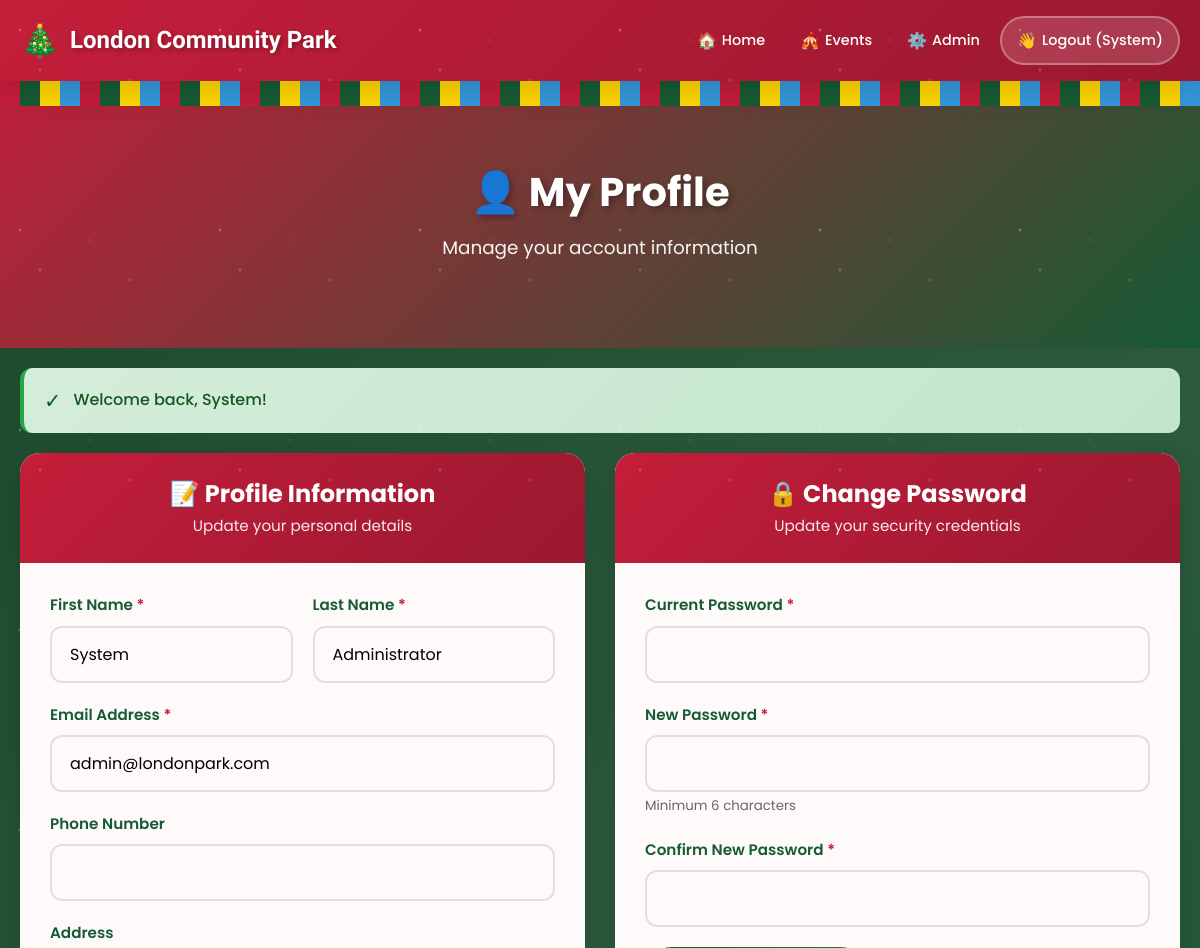
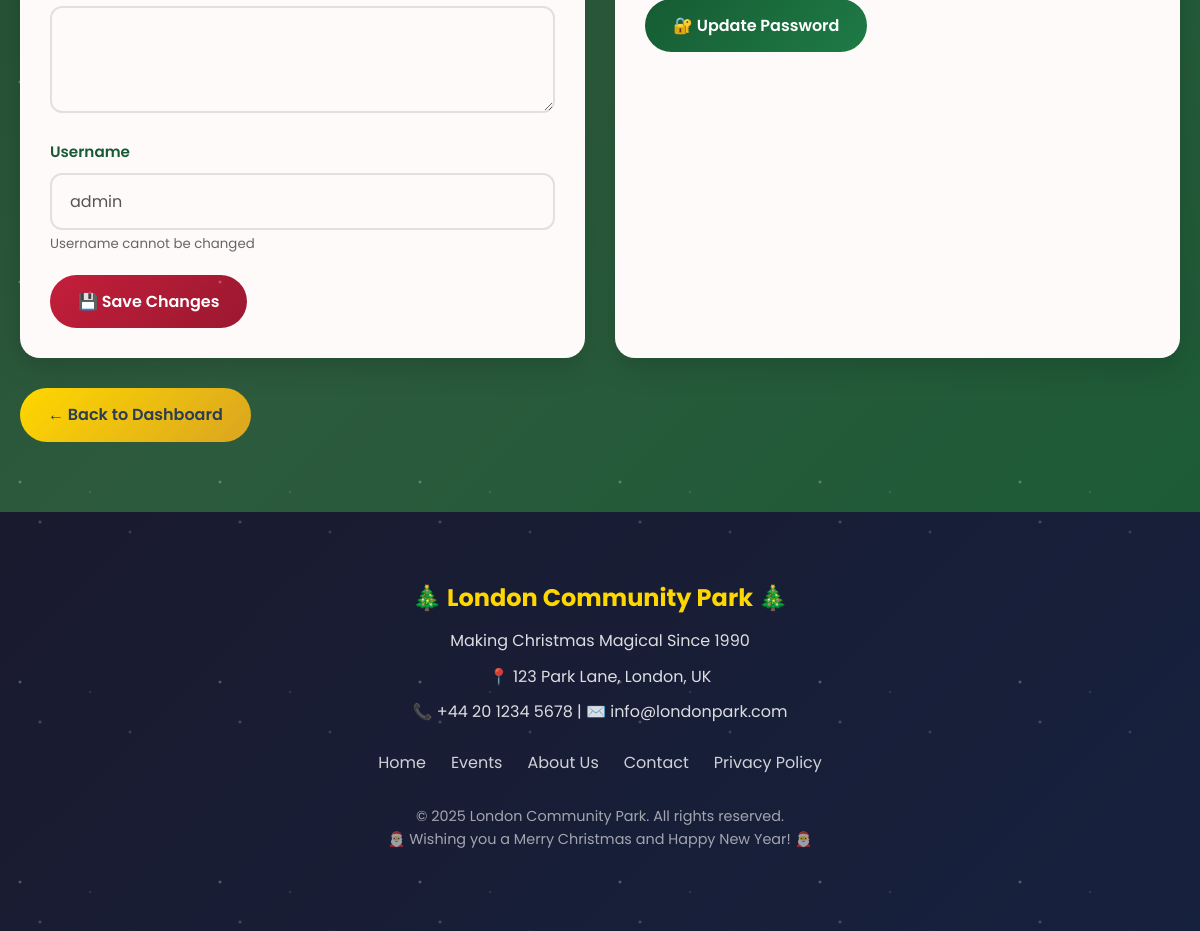
Screenshot of /user/profile.php (signed in) with the database file from the repository (2 pictures, top to bottom).
### tables this page shows
CREATE TABLE users (
    user_id INT AUTO_INCREMENT PRIMARY KEY,
    username VARCHAR(50) NOT NULL UNIQUE,
    email VARCHAR(100) NOT NULL UNIQUE,
    password VARCHAR(255) NOT NULL,
    first_name VARCHAR(50) NOT NULL,
    last_name VARCHAR(50) NOT NULL,
    phone VARCHAR(20),
    address TEXT,
    photo VARCHAR(255),
    role ENUM('customer', 'admin') DEFAULT 'customer',
    created_at TIMESTAMP DEFAULT CURRENT_TIMESTAMP,
    updated_at TIMESTAMP DEFAULT CURRENT_TIMESTAMP ON UPDATE CURRENT_TIMESTAMP,
    is_active TINYINT(1) DEFAULT 1
);

### user/profile.php (the view, shortened to what this page needs)
<?php
require_once '../includes/header.php';
$user = getUserById($pdo, $_SESSION['user_id']);
?>
<section class="hero" style="padding: 40px 20px;">
    <div class="container">
        <h1>👤 My Profile</h1>
        <p>Manage your account information</p>
    </div>
</section>
<div class="container">
    <?php echo displayMessage(); ?>
    <div style="display: grid; grid-template-columns: repeat(auto-fit, minmax(400px, 1fr)); gap: 30px;">
        <div class="card">
            <div class="card-header">
                <h2>📝 Profile Information</h2>
                <p>Update your personal details</p>
            </div>
            <div class="card-body">
                <form method="POST" action="">
                    <div class="form-row">
                        <div class="form-group">
                            <label for="first_name" class="required">First Name</label>
                            <input type="text"
                                   id="first_name"
                                   name="first_name"
                                   class="form-control"
                                   value="<?php echo sanitize($user['first_name']); ?>"
                                   required>
                        </div>
                        <div class="form-group">
                            <label for="last_name" class="required">Last Name</label>
                            <input type="text"
                                   id="last_name"
                                   name="last_name"
                                   class="form-control"
                                   value="<?php echo sanitize($user['last_name']); ?>"
                                   required>
                        </div>
                    </div>
                    <div class="form-group">
                        <label for="email" class="required">Email Address</label>
                        <input type="email"
                               id="email"
                               name="email"
                               class="form-control"
                               value="<?php echo sanitize($user['email']); ?>"
                               required>
                    </div>
                    <div class="form-group">
                        <label for="phone">Phone Number</label>
                        <input type="tel"
                               id="phone"
                               name="phone"
                               class="form-control"
                               value="<?php echo sanitize($user['phone']); ?>">
                    </div>
                    <div class="form-group">
                        <label for="address">Address</label>
                        <textarea id="address"
                                  name="address"
                                  class="form-control"
                                  rows="3"><?php echo sanitize($user['address']); ?></textarea>
                    </div>
                    <div class="form-group">
                        <label>Username</label>
                        <input type="text"
                               class="form-control"
                               value="<?php echo sanitize($user['username']); ?>"
                               disabled>
                        <small style="color: #666;">Username cannot be changed</small>
                    </div>
                    <button type="submit" class="btn btn-primary">
                        💾 Save Changes
                    </button>
                </form>
            </div>
        </div>
        <div class="card">
            <div class="card-header">
                <h2>🔒 Change Password</h2>
                <p>Update your security credentials</p>
            </div>
            <div class="card-body">
                <form method="POST" action="">
                    <div class="form-group">
                        <label for="current_password" class="required">Current Password</label>
                        <input type="password"
                               id="current_password"
                               name="current_password"
                               class="form-control"
                               required>
                    </div>
                    <div class="form-group">
                        <label for="new_password" class="required">New Password</label>
                        <input type="password"
                               id="new_password"
                               name="new_password"
                               class="form-control"
                               required>
                        <small style="color: #666;">Minimum 6 characters</small>
                    </div>
                    <div class="form-group">
                        <label for="confirm_password" class="required">Confirm New Password</label>
                        <input type="password"
                               id="confirm_password"
                               name="confirm_password"
                               class="form-control"
                               required>
                    </div>
                    <button type="submit" class="btn btn-success">
                        🔐 Update Password
                    </button>
                </form>
            </div>
        </div>
    </div>
    <div style="margin-top: 30px;">
        <a href="<?php echo SITE_URL; ?>/user/dashboard.php" class="btn btn-gold">
            ← Back to Dashboard
        </a>
    </div>
</div>
<?php require_once '../includes/footer.php'; ?>

### assets/css/style.css (style rules this page uses)
:root { --christmas-red: #c41e3a; --christmas-red-dark: #9a1830; --christmas-green: #165b33; --christmas-green-light: #1e7b46; --gold: #ffd700; --gold-dark: #daa520; --snow-white: #fffafa; --frost-blue: #e8f4f8; --dark-text: #2c3e50; --light-text: #ffffff; --shadow: 0 4px 15px rgba(0, 0, 0, 0.1); --shadow-lg: 0 10px 30px rgba(0, 0, 0, 0.15); --transition: all 0.3s ease; }
*, *::before, *::after { margin: 0; padding: 0; box-sizing: border-box; }
html { scroll-behavior: smooth; font-size: 16px; }
body { font-family: 'Poppins', 'Segoe UI', sans-serif; background: linear-gradient(135deg, #1a472a 0%, #2d5a3d 50%, #165b33 100%); background-attachment: fixed; min-height: 100vh; color: var(--dark-text); line-height: 1.6; overflow-x: hidden; }
body::before { content: ''; position: fixed; top: 0; left: 0; width: 100%; height: 100%; pointer-events: none; background-image: radial-gradient(2px 2px at 20px 30px, white, transparent), radial-gradient(2px 2px at 40px 70px, rgba(255,255,255,0.8), transparent), radial-gradient(1px 1px at 90px 40px, white, transparent), radial-gradient(2px 2px at 130px 80px, rgba(255,255,255,0.6), transparent); background-size: 200px 200px; animation: snowfall 15s linear infinite; z-index: 9999; opacity: 0.4; }
.container { max-width: 1200px; margin: 0 auto; padding: 20px; }
h1, h2, h3, h4, h5, h6 { font-family: 'Poppins', sans-serif; color: var(--christmas-red); line-height: 1.3; }
a { text-decoration: none; color: var(--christmas-green); transition: var(--transition); }
.card { background: var(--snow-white); border-radius: 20px; box-shadow: var(--shadow-lg); overflow: hidden; transition: var(--transition); }
.card-header { background: linear-gradient(135deg, var(--christmas-red) 0%, var(--christmas-red-dark) 100%); color: var(--light-text); padding: 25px; text-align: center; }
.card-header h2 { color: var(--light-text); font-size: 1.5rem; margin-bottom: 5px; }
.card-header p { opacity: 0.9; font-size: 0.95rem; }
.card-body { padding: 30px; }
.form-group { margin-bottom: 20px; }
.form-group label { display: block; margin-bottom: 8px; font-weight: 600; color: var(--christmas-green); font-size: 0.95rem; }
.form-control { width: 100%; padding: 14px 18px; border: 2px solid #e0e0e0; border-radius: 12px; font-size: 1rem; font-family: inherit; transition: var(--transition); background: var(--snow-white); }
.form-control::placeholder { color: #999; }
.form-row { display: grid; grid-template-columns: repeat(2, 1fr); gap: 20px; }
.required::after { content: ' *'; color: var(--christmas-red); }
.btn { display: inline-flex; align-items: center; justify-content: center; gap: 8px; padding: 14px 28px; border: none; border-radius: 30px; font-size: 1rem; font-weight: 600; font-family: inherit; cursor: pointer; transition: var(--transition); text-decoration: none; }
.btn-primary { background: linear-gradient(135deg, var(--christmas-red) 0%, var(--christmas-red-dark) 100%); color: var(--light-text); }
.btn-success { background: linear-gradient(135deg, var(--christmas-green) 0%, var(--christmas-green-light) 100%); color: var(--light-text); }
.btn-gold { background: linear-gradient(135deg, var(--gold) 0%, var(--gold-dark) 100%); color: var(--dark-text); }
.hero { background: linear-gradient(135deg, rgba(196, 30, 58, 0.95) 0%, rgba(22, 91, 51, 0.95) 100%); color: var(--light-text); padding: 60px 20px; text-align: center; position: relative; }
.hero h1 { color: var(--light-text); font-size: 2.5rem; margin-bottom: 15px; text-shadow: 3px 3px 6px rgba(0,0,0,0.3); }
.hero p { font-size: 1.15rem; margin-bottom: 25px; opacity: 0.95; }

### rows the page displays
users: first_name "System", last_name "Administrator", email "admin@londonpark.com", username "admin"

### other values shown
$userFirstName "System"
